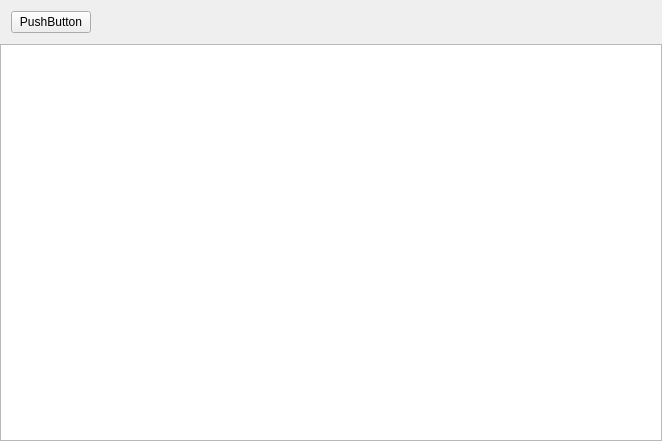
<?xml version="1.0" encoding="UTF-8"?>
<ui version="4.0">
 <class>Widget</class>
 <widget class="QWidget" name="Widget">
  <property name="geometry">
   <rect>
    <x>0</x>
    <y>0</y>
    <width>662</width>
    <height>441</height>
   </rect>
  </property>
  <property name="windowTitle">
   <string>Widget</string>
  </property>
  <layout class="QVBoxLayout" name="verticalLayout">
   <property name="spacing">
    <number>0</number>
   </property>
   <property name="leftMargin">
    <number>0</number>
   </property>
   <property name="topMargin">
    <number>0</number>
   </property>
   <property name="rightMargin">
    <number>0</number>
   </property>
   <property name="bottomMargin">
    <number>0</number>
   </property>
   <item>
    <widget class="QWidget" name="widget" native="true">
     <layout class="QHBoxLayout" name="horizontalLayout">
      <item>
       <widget class="QPushButton" name="m_btn_ok">
        <property name="text">
         <string>PushButton</string>
        </property>
       </widget>
      </item>
      <item>
       <spacer name="horizontalSpacer">
        <property name="orientation">
         <enum>Qt::Horizontal</enum>
        </property>
        <property name="sizeHint" stdset="0">
         <size>
          <width>560</width>
          <height>20</height>
         </size>
        </property>
       </spacer>
      </item>
     </layout>
    </widget>
   </item>
   <item>
    <widget class="QTableView" name="tableView"/>
   </item>
  </layout>
 </widget>
 <layoutdefault spacing="6" margin="11"/>
 <resources/>
 <connections/>
</ui>
